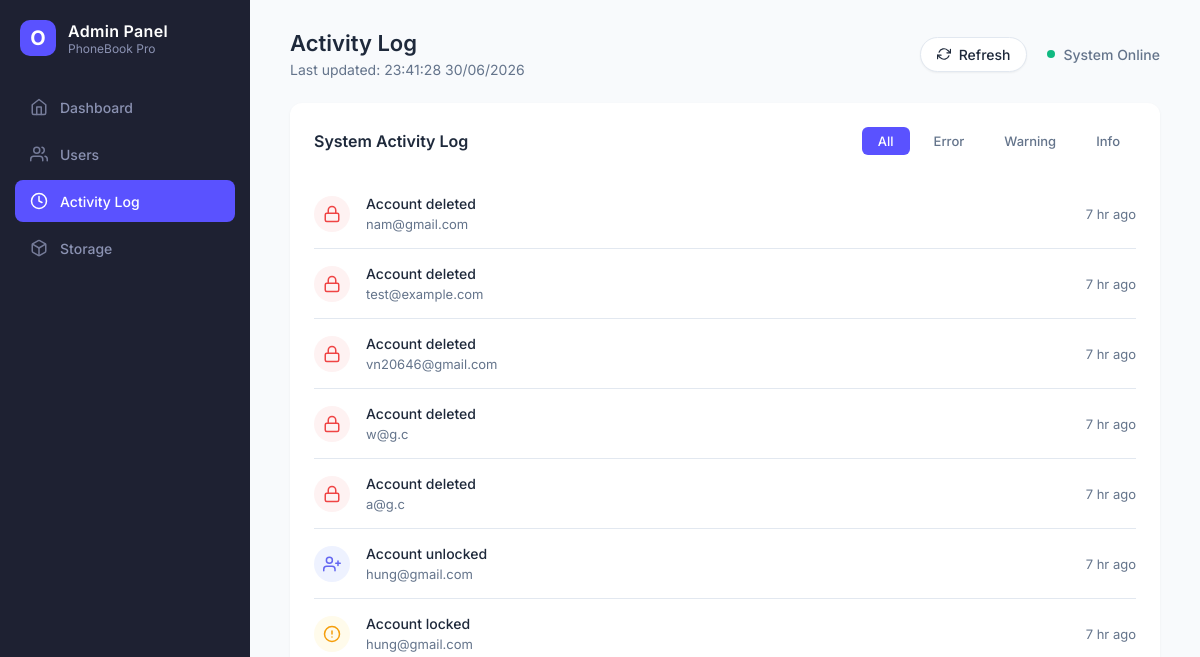
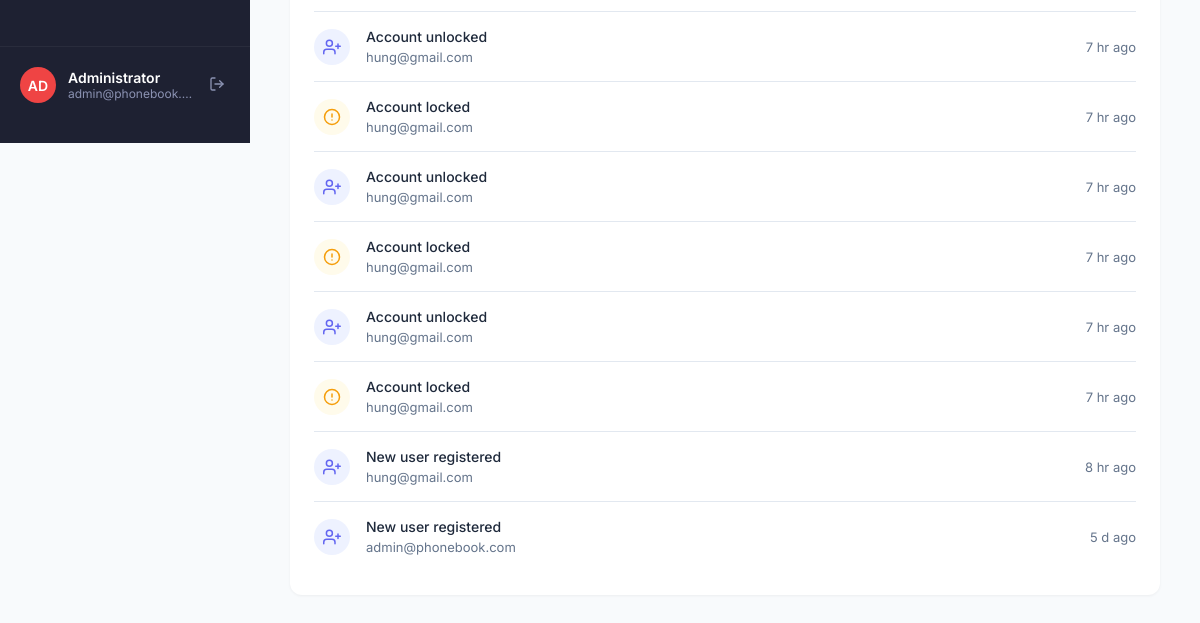
Page /admin-activity (signed in) on the earlier database version (2 pictures, top to bottom).
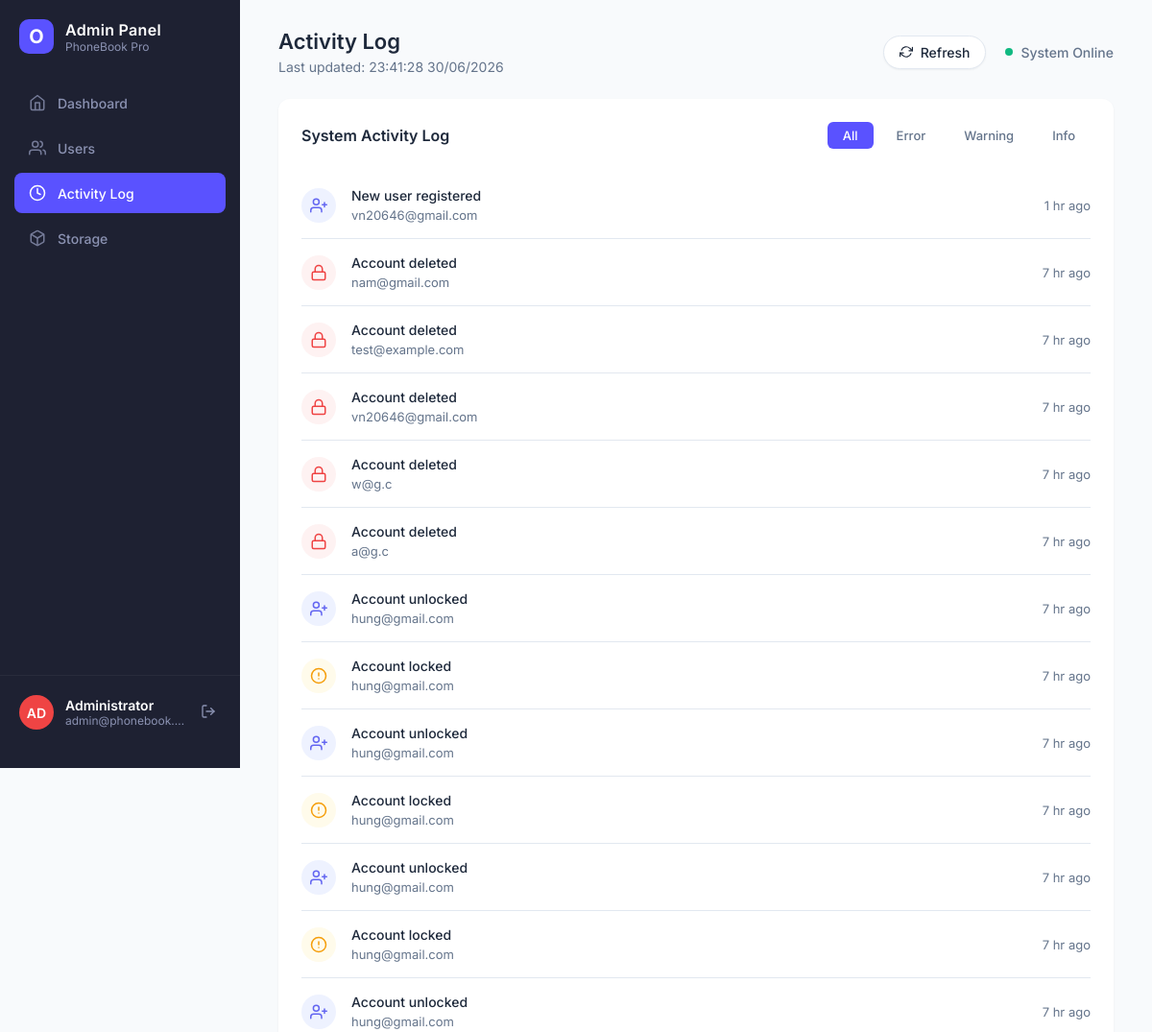
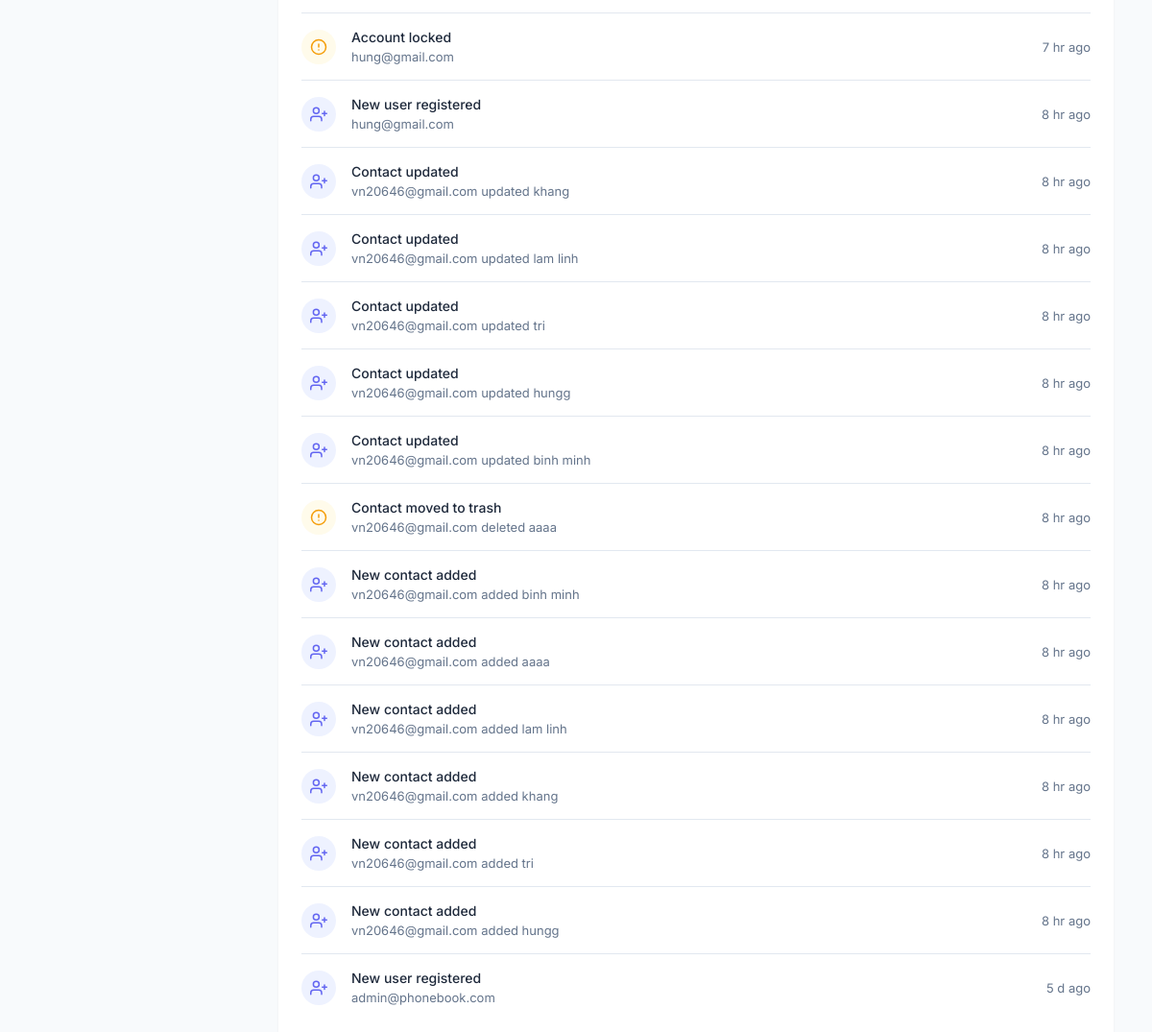
Same page on the later database version (2 pictures, top to bottom).
### tables this page shows
CREATE TABLE activity_log (
            log_id INTEGER PRIMARY KEY AUTOINCREMENT,
            type TEXT NOT NULL,
            detail TEXT NOT NULL,
            level TEXT NOT NULL,
            icon TEXT NOT NULL,
            created_at TEXT DEFAULT CURRENT_TIMESTAMP
        );

CREATE TABLE users (
            user_id INTEGER PRIMARY KEY AUTOINCREMENT,
            email TEXT UNIQUE NOT NULL,
            phone_number TEXT,
            password_hash TEXT NOT NULL,
            security_question TEXT,
            security_answer_hash TEXT
        , role TEXT NOT NULL DEFAULT 'user', created_at TEXT DEFAULT CURRENT_TIMESTAMP, last_login TEXT, locked INTEGER DEFAULT 0);

CREATE TABLE contacts (
            contact_id INTEGER PRIMARY KEY AUTOINCREMENT,
            user_id INTEGER NOT NULL,
            name TEXT NOT NULL,
            phone TEXT,
            email TEXT,
            address TEXT,
            category TEXT,
            favorite INTEGER DEFAULT 0,
            notes TEXT,
            created_at TEXT DEFAULT CURRENT_TIMESTAMP,
            updated_at TEXT DEFAULT CURRENT_TIMESTAMP,
            deleted_at TEXT,
            FOREIGN KEY (user_id) REFERENCES users (user_id) ON DELETE CASCADE
        );

### phonebook/routes.py (the view)
    @app.route("/admin-activity")
    @login_required
    def admin_activity():
        if session.get("role") != "admin":
            return redirect(url_for("list_contacts"))
        db = get_db()
        admin_info = db.execute("SELECT email FROM users WHERE user_id = ?", (session["user_id"],)).fetchone()
        admin_email = admin_info["email"] if admin_info else "admin"
        activities = []
        from datetime import datetime
        users = db.execute("SELECT email, created_at FROM users").fetchall()
        for u in users:
            if u["created_at"]:
                activities.append({
                    "type": "New user registered",
                    "detail": u["email"],
                    "time": u["created_at"],
                    "level": "info",
                    "icon": "blue"
                })
        contacts = db.execute("SELECT c.name, u.email as user_email, c.created_at, c.updated_at, c.deleted_at FROM contacts c JOIN users u ON c.user_id = u.user_id").fetchall()
        for c in contacts:
            if c["created_at"]:
                activities.append({
                    "type": "New contact added",
                    "detail": f"{c['user_email']} added {c['name']}",
                    "time": c["created_at"],
                    "level": "info",
                    "icon": "blue"
                })
            if c["deleted_at"]:
                activities.append({
                    "type": "Contact moved to trash",
                    "detail": f"{c['user_email']} deleted {c['name']}",
                    "time": c["deleted_at"],
                    "level": "warning",
                    "icon": "yellow"
                })
            if c["updated_at"] and c["updated_at"] != c["created_at"]:
                activities.append({
                    "type": "Contact updated",
                    "detail": f"{c['user_email']} updated {c['name']}",
                    "time": c["updated_at"],
                    "level": "info",
                    "icon": "blue"
                })
        logs = db.execute("SELECT type, detail, level, icon, created_at as time FROM activity_log").fetchall()
        for log in logs:
            activities.append(dict(log))
        def get_time(item):
            try:
                return datetime.strptime(item["time"], "%Y-%m-%d %H:%M:%S")
            except:
                return datetime.min
        activities.sort(key=get_time, reverse=True)
        def time_ago(dt_str):
            try:
                dt = datetime.strptime(dt_str, "%Y-%m-%d %H:%M:%S")
                diff = datetime.now() - dt
                if diff.days > 365: return f"{diff.days // 365} yr ago"
                if diff.days > 30: return f"{diff.days // 30} mo ago"
                if diff.days > 0: return f"{diff.days} d ago"
                if diff.seconds > 3600: return f"{diff.seconds // 3600} hr ago"
                if diff.seconds > 60: return f"{diff.seconds // 60} min ago"
                return "Just now"
            except:
                return dt_str
        for a in activities:
            a["time_ago"] = time_ago(a["time"])
        return render_template(
            "admin/activity.html",
            activities=activities,
            admin_email=admin_email
        )

### phonebook/db.py (called while the page is built)
def get_db():
    if "db" not in g:
        conn = sqlite3.connect(current_app.config["DATABASE"])
        conn.row_factory = sqlite3.Row
        g.db = conn
    return g.db

### templates/admin/activity.html (shortened to what the changed rows need)
<!DOCTYPE html>
<html lang="en">
<head>
</head>
<body>
    <div class="sidebar">
        <div class="sidebar-footer">
            <div class="admin-profile">
                <div class="admin-info">
                    <span class="name">Administrator</span>
                    <span class="email" title="{{ admin_email }}">{{ admin_email }}</span>
                </div>
            </div>
        </div>
    </div>
    <div class="main-wrapper">
        <div class="main-content">
            <div class="header">
                <div class="header-title">
                    <h1>Activity Log</h1>
                </div>
            </div>
            <div class="card">
                <div class="card-header-flex">
                    <h2 class="card-title">System Activity Log</h2>
                </div>
                <div class="activity-list" id="activityList">
                    {% for activity in activities %}
                    <div class="activity-item" data-level="{{ activity.level }}">
                        <div class="activity-icon {{ activity.icon }}">
                            {% if activity.icon == 'blue' %}
                                <svg viewBox="0 0 24 24" width="18" height="18" fill="none" stroke="currentColor" stroke-width="2" stroke-linecap="round" stroke-linejoin="round"><path d="M16 21v-2a4 4 0 0 0-4-4H5a4 4 0 0 0-4 4v2"></path><circle cx="8.5" cy="7" r="4"></circle><line x1="20" y1="8" x2="20" y2="14"></line><line x1="23" y1="11" x2="17" y2="11"></line></svg>
                            {% elif activity.icon == 'yellow' %}
                                <svg viewBox="0 0 24 24" width="18" height="18" fill="none" stroke="currentColor" stroke-width="2" stroke-linecap="round" stroke-linejoin="round"><circle cx="12" cy="12" r="10"></circle><line x1="12" y1="8" x2="12" y2="12"></line><line x1="12" y1="16" x2="12.01" y2="16"></line></svg>
                            {% elif activity.icon == 'red' %}
                                <svg viewBox="0 0 24 24" width="18" height="18" fill="none" stroke="currentColor" stroke-width="2" stroke-linecap="round" stroke-linejoin="round"><rect x="3" y="11" width="18" height="11" rx="2" ry="2"></rect><path d="M7 11V7a5 5 0 0 1 10 0v4"></path></svg>
                            {% elif activity.icon == 'green' %}
                                <svg viewBox="0 0 24 24" width="18" height="18" fill="none" stroke="currentColor" stroke-width="2" stroke-linecap="round" stroke-linejoin="round"><path d="M22 11.08V12a10 10 0 1 1-5.93-9.14"></path><polyline points="22 4 12 14.01 9 11.01"></polyline></svg>
                            {% endif %}
                        </div>
                        <div class="activity-content">
                            <div class="activity-title">{{ activity.type }}</div>
                            <div class="activity-desc">{{ activity.detail }}</div>
                        </div>
                        <div class="activity-time">{{ activity.time_ago }}</div>
                    </div>
                    {% else %}
                    <div style="padding: 40px; text-align: center; color: var(--text-muted);">
                        No activity found.
                    </div>
                    {% endfor %}
                </div>
            </div>
        </div>
    </div>
</body>
</html>

Differences in the rows shown:
added users: type "New user registered", detail "vn20646@gmail.com", time_ago "1 hr ago"
added contacts: type "Contact updated", detail "vn20646@gmail.com updated khang", time_ago "8 hr ago", type "New contact added", detail "vn20646@gmail.com added khang"
added contacts: type "Contact updated", detail "vn20646@gmail.com updated lam linh", time_ago "8 hr ago", type "New contact added", detail "vn20646@gmail.com added lam linh"
added contacts: type "Contact updated", detail "vn20646@gmail.com updated tri", time_ago "8 hr ago", type "New contact added", detail "vn20646@gmail.com added tri"
added contacts: type "Contact updated", detail "vn20646@gmail.com updated hungg", time_ago "8 hr ago", type "New contact added", detail "vn20646@gmail.com added hungg"
added contacts: type "Contact updated", detail "vn20646@gmail.com updated binh minh", time_ago "8 hr ago", type "New contact added", detail "vn20646@gmail.com added binh minh"
added contacts: type "Contact moved to trash", detail "vn20646@gmail.com deleted aaaa", time_ago "8 hr ago", type "New contact added", detail "vn20646@gmail.com added aaaa"
